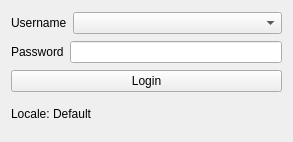
<?xml version="1.0" encoding="UTF-8"?>
<ui version="4.0">
 <class>frmLogin</class>
 <widget class="QWidget" name="frmLogin">
  <property name="windowModality">
   <enum>Qt::ApplicationModal</enum>
  </property>
  <property name="geometry">
   <rect>
    <x>0</x>
    <y>0</y>
    <width>293</width>
    <height>142</height>
   </rect>
  </property>
  <property name="sizePolicy">
   <sizepolicy hsizetype="Fixed" vsizetype="Fixed">
    <horstretch>0</horstretch>
    <verstretch>0</verstretch>
   </sizepolicy>
  </property>
  <property name="maximumSize">
   <size>
    <width>293</width>
    <height>306</height>
   </size>
  </property>
  <property name="windowTitle">
   <string>Login</string>
  </property>
  <property name="windowIcon">
   <iconset resource="app_new.qrc">
    <normaloff>:/app_new/medfisis.ico</normaloff>:/app_new/medfisis.ico</iconset>
  </property>
  <property name="toolTip">
   <string>Login Dialog: check the user tooltip to have more information about this user.</string>
  </property>
  <property name="whatsThis">
   <string>This is a login dialog. Check the user tooltip to have more information about this user.</string>
  </property>
  <layout class="QVBoxLayout" name="verticalLayout">
   <item>
    <layout class="QHBoxLayout" name="horizontalLayout" stretch="0,1">
     <item>
      <widget class="QLabel" name="lbUser">
       <property name="text">
        <string>Username</string>
       </property>
       <property name="buddy">
        <cstring>cmbUser</cstring>
       </property>
      </widget>
     </item>
     <item>
      <widget class="QComboBox" name="cmbUser"/>
     </item>
    </layout>
   </item>
   <item>
    <layout class="QHBoxLayout" name="horizontalLayout_2" stretch="0,1">
     <item>
      <widget class="QLabel" name="lbPasswd">
       <property name="text">
        <string>Password</string>
       </property>
       <property name="buddy">
        <cstring>linePasswd</cstring>
       </property>
      </widget>
     </item>
     <item>
      <widget class="QLineEdit" name="linePasswd">
       <property name="autoFillBackground">
        <bool>true</bool>
       </property>
       <property name="echoMode">
        <enum>QLineEdit::Password</enum>
       </property>
      </widget>
     </item>
    </layout>
   </item>
   <item>
    <widget class="QPushButton" name="pushLogin">
     <property name="sizePolicy">
      <sizepolicy hsizetype="MinimumExpanding" vsizetype="Fixed">
       <horstretch>0</horstretch>
       <verstretch>0</verstretch>
      </sizepolicy>
     </property>
     <property name="autoFillBackground">
      <bool>true</bool>
     </property>
     <property name="text">
      <string>Login</string>
     </property>
     <property name="icon">
      <iconset resource="app_new.qrc">
       <normaloff>:/app_new/password.png</normaloff>:/app_new/password.png</iconset>
     </property>
     <property name="iconSize">
      <size>
       <width>16</width>
       <height>16</height>
      </size>
     </property>
     <property name="shortcut">
      <string>Ctrl+L</string>
     </property>
     <property name="autoDefault">
      <bool>true</bool>
     </property>
    </widget>
   </item>
   <item>
    <layout class="QHBoxLayout" name="horizontalLayout_3" stretch="1,0">
     <item>
      <widget class="QLabel" name="lbLocale">
       <property name="minimumSize">
        <size>
         <width>0</width>
         <height>20</height>
        </size>
       </property>
       <property name="maximumSize">
        <size>
         <width>16777215</width>
         <height>20</height>
        </size>
       </property>
       <property name="text">
        <string>Locale: Default</string>
       </property>
       <property name="scaledContents">
        <bool>false</bool>
       </property>
       <property name="wordWrap">
        <bool>true</bool>
       </property>
      </widget>
     </item>
     <item>
      <widget class="QLabel" name="label">
       <property name="sizePolicy">
        <sizepolicy hsizetype="Fixed" vsizetype="Fixed">
         <horstretch>0</horstretch>
         <verstretch>0</verstretch>
        </sizepolicy>
       </property>
       <property name="maximumSize">
        <size>
         <width>41</width>
         <height>31</height>
        </size>
       </property>
       <property name="text">
        <string/>
       </property>
       <property name="pixmap">
        <pixmap resource="app_new.qrc">:/app_new/edu_languages.png</pixmap>
       </property>
       <property name="scaledContents">
        <bool>true</bool>
       </property>
      </widget>
     </item>
    </layout>
   </item>
  </layout>
 </widget>
 <resources>
  <include location="app_new.qrc"/>
 </resources>
 <connections>
  <connection>
   <sender>pushLogin</sender>
   <signal>clicked()</signal>
   <receiver>frmLogin</receiver>
   <slot>validate()</slot>
   <hints>
    <hint type="sourcelabel">
     <x>82</x>
     <y>101</y>
    </hint>
    <hint type="destinationlabel">
     <x>146</x>
     <y>52</y>
    </hint>
   </hints>
  </connection>
  <connection>
   <sender>cmbUser</sender>
   <signal>currentIndexChanged(QString)</signal>
   <receiver>frmLogin</receiver>
   <slot>updateTooltip(QString)</slot>
   <hints>
    <hint type="sourcelabel">
     <x>142</x>
     <y>33</y>
    </hint>
    <hint type="destinationlabel">
     <x>146</x>
     <y>67</y>
    </hint>
   </hints>
  </connection>
 </connections>
 <slots>
  <slot>validate()</slot>
  <slot>itemSelected(QString)</slot>
  <slot>loadForm(QString)</slot>
  <slot>showForm(QString)</slot>
  <slot>updateTooltip(QString)</slot>
 </slots>
</ui>
